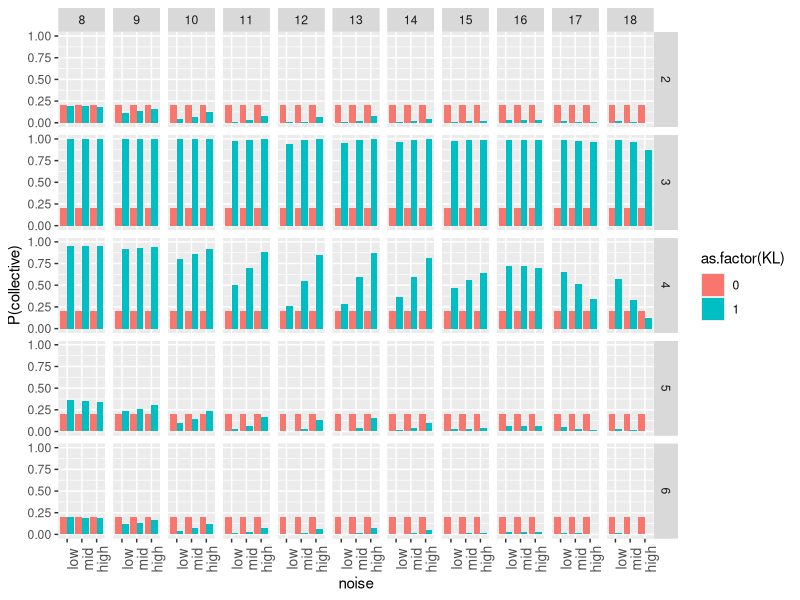
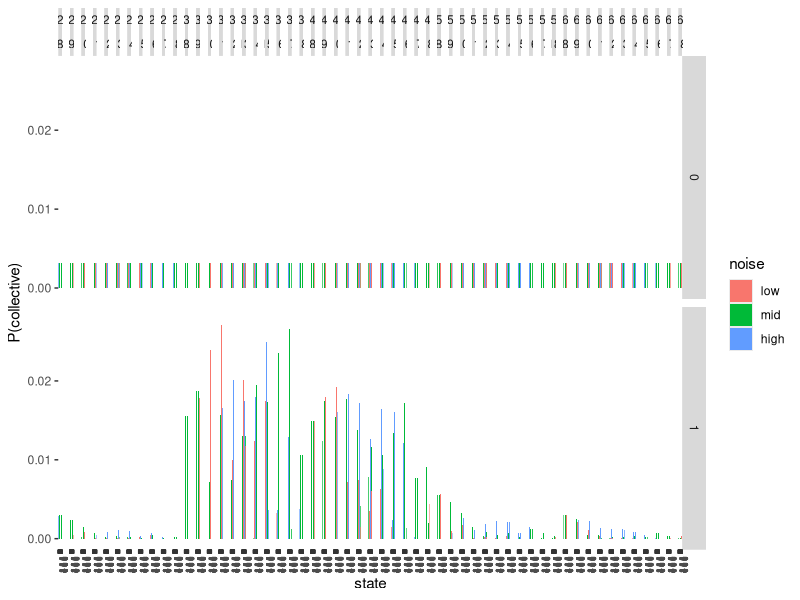
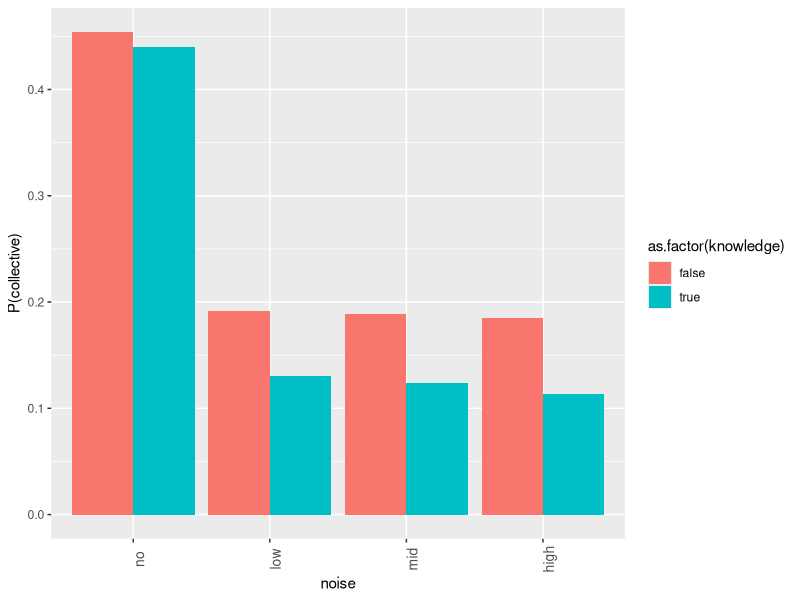
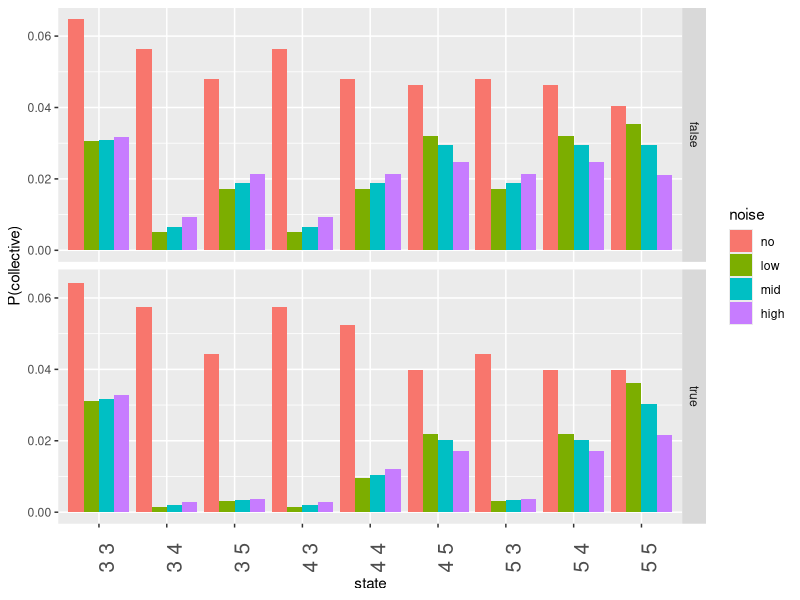
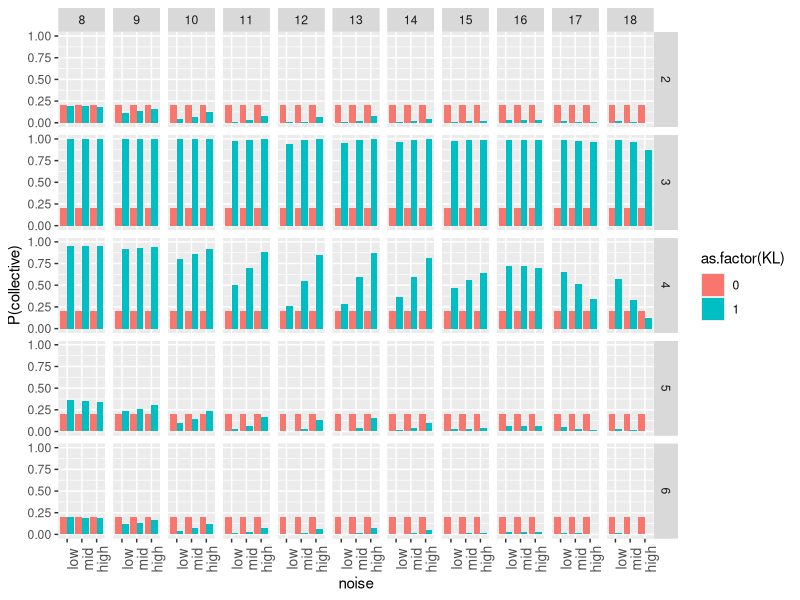
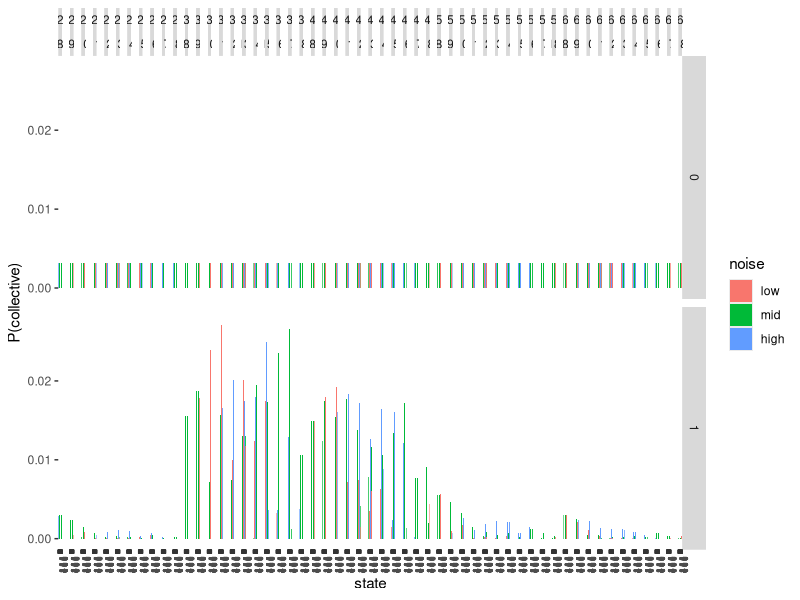
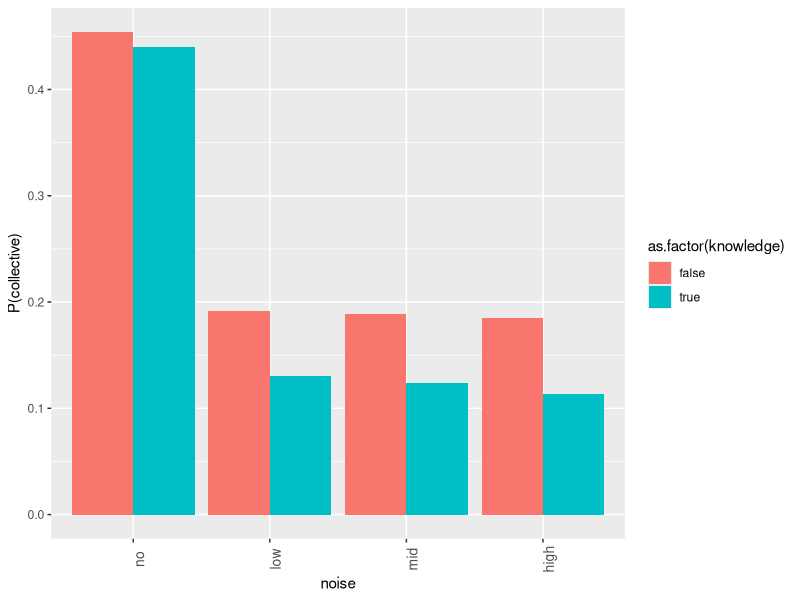
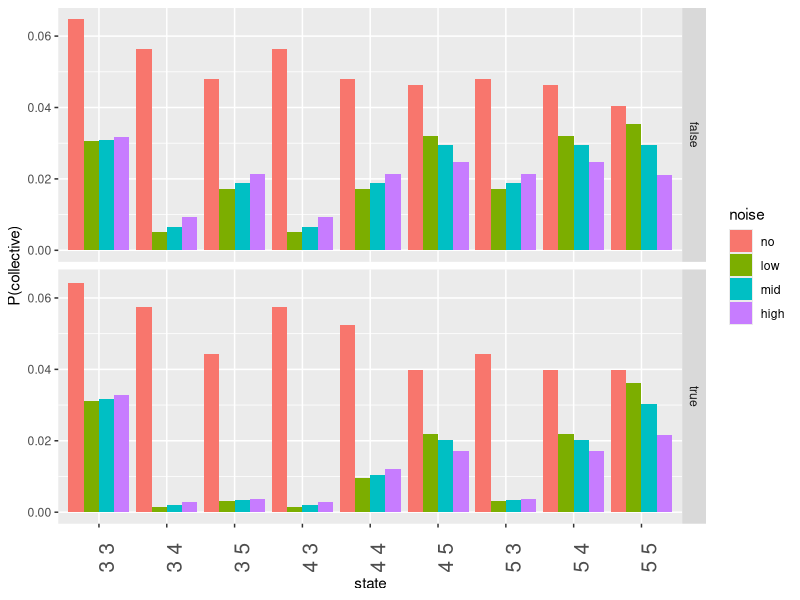

Source code (R) for these figures, in order: (Note: this script raises an error after producing the figures.)
library(ggplot2)

setwd("~/Documents/git/cocolab/collective/models_2/")



###################################




#4 objects fixed thetas
a = read.csv("plural-predication-KL-4-23.csv",header=F)
a$KL = 1
b = read.csv("plural-predication-4-23.csv",header=F)
b$KL = 0
d = rbind(a,b)
#d <- b
#colnames(d) <- c("noise","numobjs","dist_theta","coll_theta","collective","obj1","obj2","p","KL")
colnames(d) <- c("noise","numobjs","dist_theta","coll_theta","collective","obj1","obj2","obj3","p","KL")
head(d)

d$noise <-factor(d$noise,levels=c("low",'mid','high'))
d$numobjs <- factor(d$numobjs)
d$dist_theta <- factor(d$dist_theta)
d$coll_theta <- factor(d$coll_theta)
#d$state = paste(d$obj1,d$obj2)
d$state = paste(d$obj1,d$obj2,d$obj3)
d$state <- factor(d$state)
d$KL <- factor(d$KL)
d$p <- as.numeric(as.character(d$p))

#all <- d

## no neg plots

#d <- d[d$neg==0,]

# check effect direction for fixed thetas

agg <- aggregate(p~noise*dist_theta*coll_theta*KL,d[d$collective=="true",],sum)

p <- ggplot(agg,aes(x=noise,y=p)) +
  geom_bar(stat='identity',position=position_dodge(),aes(fill=as.factor(KL))) +
  ylab("P(collective)") +
  theme(axis.text.x = element_text(size=10,angle=90))+
  facet_grid(dist_theta~coll_theta)
p
ggsave("plots/plural-predication-4-23.pdf",height=10,width=20)

# check state distribution

t <- d[d$collective=="true",]

state <- ggplot(t,aes(x=state,y=p,fill=noise)) +
  geom_bar(stat='identity',position=position_dodge()) +
  ylab("P(collective)") +
  theme(axis.text.x = element_text(size=5,angle=90))+
  facet_grid(KL~dist_theta+coll_theta)
state
ggsave("plots/plural-predication-state-4-23.pdf",height=5,width=150,limitsize=FALSE)



###################################


## INFERRED THETAS


#4 objects infer thetas
a = read.csv("plural-predication.csv",header=F)
a$KL = 1
b = read.csv("plural-predication.csv",header=F)
b$KL = 0
#d = rbind(a,b)
d <- b
colnames(d) <- c("noise","numobjs","knowledge","collective","obj1","obj2","p")
#colnames(d) <- c("noise","numobjs","collective","obj1","obj2","obj3","obj4","p")
head(d)


d$noise <-factor(d$noise,levels=c("no","low",'mid','high'))
d$numobjs <- factor(d$numobjs)
d$state = paste(d$obj1,d$obj2,d$obj3,d$obj4)
#d$state = paste(d$obj1,d$obj2)
d$state <- factor(d$state)
#d$KL <- factor(d$KL)
d$p <- as.numeric(as.character(d$p))

# check effect direction for inferred thetas

agg <- aggregate(p~noise*knowledge,d[d$collective=="true",],sum)

p <- ggplot(agg,aes(x=noise,y=p)) +
  geom_bar(stat='identity',position=position_dodge(),aes(fill=as.factor(knowledge))) +
  ylab("P(collective)") +
  theme(axis.text.x = element_text(size=10,angle=90))#+
  #facet_grid(dist_theta~coll_theta)
p
ggsave("plots/plural-predication.pdf",height=3,width=8)

# check state distribution for inferred thetas

t <- d[d$collective=="true",]

state <- ggplot(t,aes(x=state,y=p,fill=noise)) +
  geom_bar(stat='identity',position=position_dodge()) +
  ylab("P(collective)") +
  theme(axis.text.x = element_text(size=15,angle=90))+
  facet_grid(knowledge~.)
state
ggsave("plots/plural-predication-state.pdf",height=5,width=10,limitsize=FALSE)







########################


## KL FLIP

#4 objects infer thetas
a = read.csv("plural-predication-KL-4-23.csv",header=F)
a$KL = 1
b = read.csv("plural-predication-4-23.csv",header=F)
b$KL = 0
d = rbind(a,b)
#d <- a
colnames(d) <- c("noise","numobjs","collective","obj1","obj2","obj3","p","KL")
#colnames(d) <- c("noise","numobjs","collective","obj1","obj2","obj3","p","KL")
head(d)


d$noise <-factor(d$noise,levels=c("low",'mid','high'))
d$numobjs <- factor(d$numobjs)
d$state = paste(d$obj1,d$obj2,d$obj3)
#d$state = paste(d$obj1,d$obj2)
d$state <- factor(d$state)
d$KL <- factor(d$KL)
d$p <- as.numeric(as.character(d$p))

# check effect direction for inferred thetas

agg <- aggregate(p~noise*KL,d[d$collective=="true",],sum)

p <- ggplot(agg,aes(x=noise,y=p)) +
  geom_bar(stat='identity',position=position_dodge(),aes(fill=as.factor(KL))) +
  ylab("P(collective)") +
  theme(axis.text.x = element_text(size=10,angle=90))#+
#facet_grid(dist_theta~coll_theta)
p
ggsave("plots/plural-predication-4-23.pdf",height=3,width=8)

# check state distribution for inferred thetas

t <- d[d$collective=="true",]

state <- ggplot(t,aes(x=state,y=p,fill=noise)) +
  geom_bar(stat='identity',position=position_dodge()) +
  ylab("P(collective)") +
  theme(axis.text.x = element_text(size=15,angle=90))+
  facet_grid(KL~.)
state
ggsave("plots/plural-predication-4-23-state.pdf",height=5,width=10,limitsize=FALSE)



